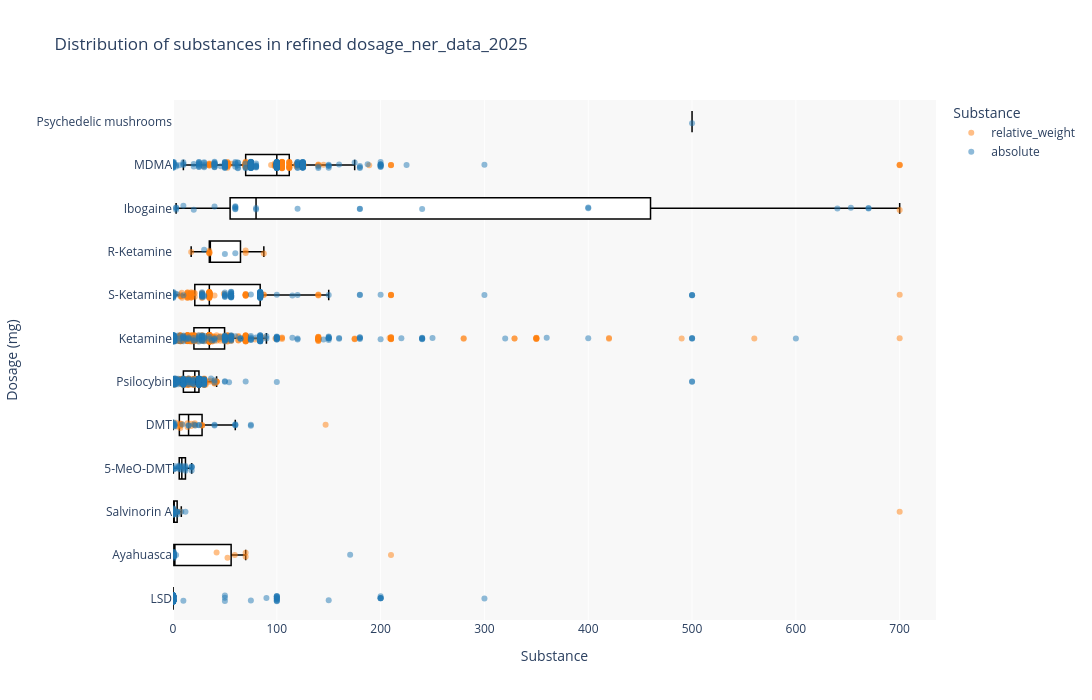

The cell this chart's notebook holds for it:
### Code cell
from components.graphs import box_plot

# keep absolute and relative_weight only
dosage_ner_data_2025_refined = dosage_ner_data_2025_refined[dosage_ner_data_2025_refined['Dose_Type'].isin(['absolute', 'relative_weight'])].reset_index(drop=True)
print(dosage_ner_data_2025_refined.head())

# Render dosage graph with custom size
fig = box_plot(
    data=dosage_ner_data_2025_refined,
    x='Substance',
    y='Dosage_mg',
    x_label='Substance',
    y_label='Dosage (mg)',
    title='Distribution of substances in refined dosage_ner_data_2025',
    height=700,
    width=1200,
)
# show the graph
fig.show()

### Figure 1 — Plotly figure (JSON) as saved in the notebook; plotly's stock layout.template omitted (floating-point values rounded to 4 significant figures; data arrays with more than 128 entries replaced by an {"elided": "..."} marker saying what was removed)
{"data": [{"alignmentgroup": "True", "boxpoints": "outliers", "fillcolor": "white", "hovertemplate": "Substance=%{y}<br>Dosage_mg=%{x}<extra></extra>", "legendgroup": "Psychedelic mushrooms", "line": {"color": "black", "width": 1.5}, "marker": {"color": "#636efa", "opacity": 0, "size": 0}, "name": "Psychedelic mushrooms", "notched": false, "offsetgroup": "Psychedelic mushrooms", "opacity": 1, "orientation": "h", "showlegend": false, "type": "box", "x": [500], "x0": " ", "xaxis": "x", "y": ["Psychedelic mushrooms"], "y0": " ", "yaxis": "y"}, {"alignmentgroup": "True", "boxpoints": "outliers", "fillcolor": "white", "hovertemplate": "Substance=%{y}<br>Dosage_mg=%{x}<extra></extra>", "legendgroup": "MDMA", "line": {"color": "black", "width": 1.5}, "marker": {"color": "#EF553B", "opacity": 0, "size": 0}, "name": "MDMA", "notched": false, "offsetgroup": "MDMA", "opacity": 1, "orientation": "h", "showlegend": false, "type": "box", "x": {"elided": "414 float values"}, "x0": " ", "xaxis": "x", "y": {"elided": "414 str values"}, "y0": " ", "yaxis": "y"}, {"alignmentgroup": "True", "boxpoints": "outliers", "fillcolor": "white", "hovertemplate": "Substance=%{y}<br>Dosage_mg=%{x}<extra></extra>", "legendgroup": "Ibogaine", "line": {"color": "black", "width": 1.5}, "marker": {"color": "#00cc96", "opacity": 0, "size": 0}, "name": "Ibogaine", "notched": false, "offsetgroup": "Ibogaine", "opacity": 1, "orientation": "h", "showlegend": false, "type": "box", "x": [1540, 120, 60, 180, 60, 180, 640, 670, 653, 670, 80, 10, 40, 240, 400, 20, 400, 3, 60, 3, 60, 3, 60, 700, 80], "x0": " ", "xaxis": "x", "y": ["Ibogaine", "Ibogaine", "Ibogaine", "Ibogaine", "Ibogaine", "Ibogaine", "Ibogaine", "Ibogaine", "Ibogaine", "Ibogaine", "Ibogaine", "Ibogaine", "Ibogaine", "Ibogaine", "Ibogaine", "Ibogaine", "Ibogaine", "Ibogaine", "Ibogaine", "Ibogaine", "Ibogaine", "Ibogaine", "Ibogaine", "Ibogaine", "Ibogaine"], "y0": " ", "yaxis": "y"}, {"alignmentgroup": "True", "boxpoints": "outliers", "fillcolor": "white", "hovertemplate": "Substance=%{y}<br>Dosage_mg=%{x}<extra></extra>", "legendgroup": "R-Ketamine", "line": {"color": "black", "width": 1.5}, "marker": {"color": "#ab63fa", "opacity": 0, "size": 0}, "name": "R-Ketamine", "notched": false, "offsetgroup": "R-Ketamine", "opacity": 1, "orientation": "h", "showlegend": false, "type": "box", "x": [60, 30, 35, 35, 87.5, 70, 35, 35, 70, 17.5, 35, 50], "x0": " ", "xaxis": "x", "y": ["R-Ketamine", "R-Ketamine", "R-Ketamine", "R-Ketamine", "R-Ketamine", "R-Ketamine", "R-Ketamine", "R-Ketamine", "R-Ketamine", "R-Ketamine", "R-Ketamine", "R-Ketamine"], "y0": " ", "yaxis": "y"}, {"alignmentgroup": "True", "boxpoints": "outliers", "fillcolor": "white", "hovertemplate": "Substance=%{y}<br>Dosage_mg=%{x}<extra></extra>", "legendgroup": "S-Ketamine", "line": {"color": "black", "width": 1.5}, "marker": {"color": "#FFA15A", "opacity": 0, "size": 0}, "name": "S-Ketamine", "notched": false, "offsetgroup": "S-Ketamine", "opacity": 1, "orientation": "h", "showlegend": false, "type": "box", "x": {"elided": "206 float values"}, "x0": " ", "xaxis": "x", "y": {"elided": "206 str values"}, "y0": " ", "yaxis": "y"}, {"alignmentgroup": "True", "boxpoints": "outliers", "fillcolor": "white", "hovertemplate": "Substance=%{y}<br>Dosage_mg=%{x}<extra></extra>", "legendgroup": "Ketamine", "line": {"color": "black", "width": 1.5}, "marker": {"color": "#19d3f3", "opacity": 0, "size": 0}, "name": "Ketamine", "notched": false, "offsetgroup": "Ketamine", "opacity": 1, "orientation": "h", "showlegend": false, "type": "box", "x": {"elided": "948 float values"}, "x0": " ", "xaxis": "x", "y": {"elided": "948 str values"}, "y0": " ", "yaxis": "y"}, {"alignmentgroup": "True", "boxpoints": "outliers", "fillcolor": "white", "hovertemplate": "Substance=%{y}<br>Dosage_mg=%{x}<extra></extra>", "legendgroup": "Psilocybin", "line": {"color": "black", "width": 1.5}, "marker": {"color": "#FF6692", "opacity": 0, "size": 0}, "name": "Psilocybin", "notched": false, "offsetgroup": "Psilocybin", "opacity": 1, "orientation": "h", "showlegend": false, "type": "box", "x": {"elided": "443 float values"}, "x0": " ", "xaxis": "x", "y": {"elided": "443 str values"}, "y0": " ", "yaxis": "y"}, {"alignmentgroup": "True", "boxpoints": "outliers", "fillcolor": "white", "hovertemplate": "Substance=%{y}<br>Dosage_mg=%{x}<extra></extra>", "legendgroup": "DMT", "line": {"color": "black", "width": 1.5}, "marker": {"color": "#B6E880", "opacity": 0, "size": 0}, "name": "DMT", "notched": false, "offsetgroup": "DMT", "opacity": 1, "orientation": "h", "showlegend": false, "type": "box", "x": [25, 15, 7, 3.5, 7, 14, 28, 2.8, 28, 40, 75, 21, 1, 60, 7, 21, 21, 7, 147, 8.4, 14, 7, 28, 0.05, 9, 21.5, 1, 20, 17.5, 40, 75, 25, 17.5, 0.6, 60, 1.5, 60, 15, 1.8, 1.2, 0.6], "x0": " ", "xaxis": "x", "y": ["DMT", "DMT", "DMT", "DMT", "DMT", "DMT", "DMT", "DMT", "DMT", "DMT", "DMT", "DMT", "DMT", "DMT", "DMT", "DMT", "DMT", "DMT", "DMT", "DMT", "DMT", "DMT", "DMT", "DMT", "DMT", "DMT", "DMT", "DMT", "DMT", "DMT", "DMT", "DMT", "DMT", "DMT", "DMT", "DMT", "DMT", "DMT", "DMT", "DMT", "DMT"], "y0": " ", "yaxis": "y"}, {"alignmentgroup": "True", "boxpoints": "outliers", "fillcolor": "white", "hovertemplate": "Substance=%{y}<br>Dosage_mg=%{x}<extra></extra>", "legendgroup": "5-MeO-DMT", "line": {"color": "black", "width": 1.5}, "marker": {"color": "#FF97FF", "opacity": 0, "size": 0}, "name": "5-MeO-DMT", "notched": false, "offsetgroup": "5-MeO-DMT", "opacity": 1, "orientation": "h", "showlegend": false, "type": "box", "x": [12, 8, 0.3, 6, 18, 2, 18, 12, 6, 2, 18, 12, 6, 12, 9, 6, 2, 18], "x0": " ", "xaxis": "x", "y": ["5-MeO-DMT", "5-MeO-DMT", "5-MeO-DMT", "5-MeO-DMT", "5-MeO-DMT", "5-MeO-DMT", "5-MeO-DMT", "5-MeO-DMT", "5-MeO-DMT", "5-MeO-DMT", "5-MeO-DMT", "5-MeO-DMT", "5-MeO-DMT", "5-MeO-DMT", "5-MeO-DMT", "5-MeO-DMT", "5-MeO-DMT", "5-MeO-DMT"], "y0": " ", "yaxis": "y"}, {"alignmentgroup": "True", "boxpoints": "outliers", "fillcolor": "white", "hovertemplate": "Substance=%{y}<br>Dosage_mg=%{x}<extra></extra>", "legendgroup": "Salvinorin A", "line": {"color": "black", "width": 1.5}, "marker": {"color": "#FECB52", "opacity": 0, "size": 0}, "name": "Salvinorin A", "notched": false, "offsetgroup": "Salvinorin A", "opacity": 1, "orientation": "h", "showlegend": false, "type": "box", "x": [1.47, 0.02625, 1.47, 0.375, 0.1, 1017, 1.05, 1.26, 1.47, 12, 8, 0, 0.5, 1, 0.25, 0.25, 4, 0, 0.1, 0, 4, 0.1, 4, 4, 7, 700], "x0": " ", "xaxis": "x", "y": ["Salvinorin A", "Salvinorin A", "Salvinorin A", "Salvinorin A", "Salvinorin A", "Salvinorin A", "Salvinorin A", "Salvinorin A", "Salvinorin A", "Salvinorin A", "Salvinorin A", "Salvinorin A", "Salvinorin A", "Salvinorin A", "Salvinorin A", "Salvinorin A", "Salvinorin A", "Salvinorin A", "Salvinorin A", "Salvinorin A", "Salvinorin A", "Salvinorin A", "Salvinorin A", "Salvinorin A", "Salvinorin A", "Salvinorin A"], "y0": " ", "yaxis": "y"}, {"alignmentgroup": "True", "boxpoints": "outliers", "fillcolor": "white", "hovertemplate": "Substance=%{y}<br>Dosage_mg=%{x}<extra></extra>", "legendgroup": "Ayahuasca", "line": {"color": "black", "width": 1.5}, "marker": {"color": "#636efa", "opacity": 0, "size": 0}, "name": "Ayahuasca", "notched": false, "offsetgroup": "Ayahuasca", "opacity": 1, "orientation": "h", "showlegend": false, "type": "box", "x": [70, 210, 70, 0.85, 0.6, 0.75, 1, 0.5, 42, 59.5, 1, 52.5, 0.85, 1, 0.85, 0.6, 1, 1, 170.6, 3], "x0": " ", "xaxis": "x", "y": ["Ayahuasca", "Ayahuasca", "Ayahuasca", "Ayahuasca", "Ayahuasca", "Ayahuasca", "Ayahuasca", "Ayahuasca", "Ayahuasca", "Ayahuasca", "Ayahuasca", "Ayahuasca", "Ayahuasca", "Ayahuasca", "Ayahuasca", "Ayahuasca", "Ayahuasca", "Ayahuasca", "Ayahuasca", "Ayahuasca"], "y0": " ", "yaxis": "y"}, {"alignmentgroup": "True", "boxpoints": "outliers", "fillcolor": "white", "hovertemplate": "Substance=%{y}<br>Dosage_mg=%{x}<extra></extra>", "legendgroup": "LSD", "line": {"color": "black", "width": 1.5}, "marker": {"color": "#EF553B", "opacity": 0, "size": 0}, "name": "LSD", "notched": false, "offsetgroup": "LSD", "opacity": 1, "orientation": "h", "showlegend": false, "type": "box", "x": {"elided": "281 float values"}, "x0": " ", "xaxis": "x", "y": {"elided": "281 str values"}, "y0": " ", "yaxis": "y"}, {"alignmentgroup": "True", "boxpoints": "all", "customdata": {"elided": "1196x1 int values"}, "fillcolor": "rgba(255,255,255,0)", "hoveron": "points", "hovertemplate": "Study ID: %{customdata[0]}<br>Dosage_mg: %{x}<extra></extra>", "legendgroup": "relative_weight", "line": {"color": "rgba(255,255,255,0)"}, "marker": {"color": "#ff7f0e", "opacity": 0.5, "size": 6}, "name": "relative_weight", "offsetgroup": "relative_weight", "orientation": "h", "pointpos": 0, "showlegend": true, "type": "box", "x": {"elided": "1196 float values"}, "x0": " ", "xaxis": "x", "y": {"elided": "1196 str values"}, "y0": " ", "yaxis": "y"}, {"alignmentgroup": "True", "boxpoints": "all", "customdata": {"elided": "1239x1 int values"}, "fillcolor": "rgba(255,255,255,0)", "hoveron": "points", "hovertemplate": "Study ID: %{customdata[0]}<br>Dosage_mg: %{x}<extra></extra>", "legendgroup": "absolute", "line": {"color": "rgba(255,255,255,0)"}, "marker": {"color": "#1f77b4", "opacity": 0.5, "size": 6}, "name": "absolute", "offsetgroup": "absolute", "orientation": "h", "pointpos": 0, "showlegend": true, "type": "box", "x": {"elided": "1239 float values"}, "x0": " ", "xaxis": "x", "y": {"elided": "1239 str values"}, "y0": " ", "yaxis": "y"}], "layout": {"boxmode": "overlay", "height": 700, "legend": {"title": {"text": "Substance"}, "tracegroupgap": 0}, "plot_bgcolor": "#f8f8f8", "title": {"text": "Distribution of substances in refined dosage_ner_data_2025"}, "width": 1200, "xaxis": {"anchor": "y", "domain": [0, 1], "range": [0, 735], "title": {"text": "Substance"}}, "yaxis": {"anchor": "x", "autorange": "reversed", "categoryarray": ["Psychedelic mushrooms", "MDMA", "Ibogaine", "R-Ketamine", "S-Ketamine", "Ketamine", "Psilocybin", "DMT", "5-MeO-DMT", "Salvinorin A", "Ayahuasca", "LSD"], "categoryorder": "array", "domain": [0, 1], "title": {"text": "Dosage (mg)"}}}}
